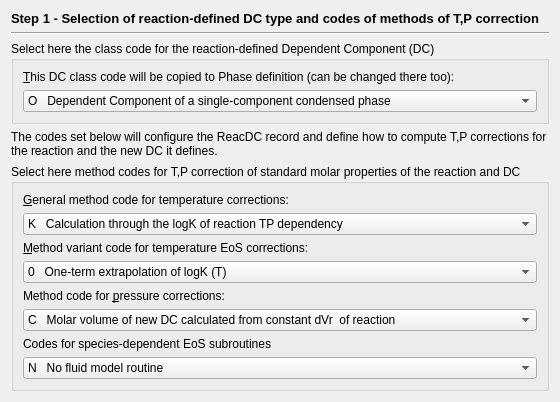
          <widget class="QWidget" name="page">
            <layout class="QVBoxLayout" name="verticalLayout_2">
              <item>
                <widget class="QLabel" name="pageName">
                  <property name="sizePolicy">
                    <sizepolicy hsizetype="Preferred" vsizetype="Fixed">
                      <horstretch>0</horstretch>
                      <verstretch>0</verstretch>
                    </sizepolicy>
                  </property>
                  <property name="font">
                    <font>
                      <pointsize>10</pointsize>
                      <bold>true</bold>
                    </font>
                  </property>
                  <property name="text">
                    <string>Step 1 - Selection of reaction-defined DC type and codes of methods of T,P correction</string>
                  </property>
                </widget>
              </item>
              <item>
                <widget class="Line" name="line">
                  <property name="orientation">
                    <enum>Qt::Horizontal</enum>
                  </property>
                </widget>
              </item>
              <item>
                <widget class="QGroupBox" name="groupBox">
                  <property name="title">
                    <string>Select here the class code for the reaction-defined Dependent Component (DC)</string>
                  </property>
                  <layout class="QVBoxLayout">
                    <item>
                      <widget class="QLabel" name="ModelCodeLabel">
                        <property name="minimumSize">
                          <size>
                            <width>0</width>
                            <height>0</height>
                          </size>
                        </property>
                        <property name="text">
                          <string>&amp;This DC class code will be copied to Phase definition (can be changed there too):</string>
                        </property>
                        <property name="alignment">
                          <set>Qt::AlignBottom</set>
                        </property>
                        <property name="wordWrap">
                          <bool>true</bool>
                        </property>
                        <property name="buddy">
                          <cstring>pPreC</cstring>
                        </property>
                      </widget>
                    </item>
                    <item>
                      <widget class="QComboBox" name="pPreC">
                        <item>
                          <property name="text">
                            <string>O   Dependent Component of a single-component condensed phase</string>
                          </property>
                        </item>
                        <item>
                          <property name="text">
                            <string>T    Hydrogen ion H+</string>
                          </property>
                        </item>
                        <item>
                          <property name="text">
                            <string>E    Electron (aqueous)</string>
                          </property>
                        </item>
                        <item>
                          <property name="text">
                            <string>S    Other aqueous species (ions, complexes and ion pairs)</string>
                          </property>
                        </item>
                        <item>
                          <property name="text">
                            <string>K    Aqueous-surface species (in adsorption site-ligand models)</string>
                          </property>
                        </item>
                        <item>
                          <property name="text">
                            <string>W   Water H2O (solvent in aqueous phase)</string>
                          </property>
                        </item>
                        <item>
                          <property name="text">
                            <string>L     Liquid solvent component of the aqueous phase</string>
                          </property>
                        </item>
                        <item>
                          <property name="text">
                            <string>G    Gas (ideal component)</string>
                          </property>
                        </item>
                        <item>
                          <property name="text">
                            <string>V    H2O (steam) gas (fluid) component</string>
                          </property>
                        </item>
                        <item>
                          <property name="text">
                            <string>C    CO2 (carbon dioxide) gas (fluid) component</string>
                          </property>
                        </item>
                        <item>
                          <property name="text">
                            <string>I     Ideal solution end-member (ideal mixing)</string>
                          </property>
                        </item>
                        <item>
                          <property name="text">
                            <string>M   Major solution independent end-member, also on ClaySor ion exchange</string>
                          </property>
                        </item>
                        <item>
                          <property name="text">
                            <string>J    Junior solution independent end-member, also on ClaySor ion exchange</string>
                          </property>
                        </item>
                        <item>
                          <property name="text">
                            <string>D    Major solution dependent end-member (solvent)</string>
                          </property>
                        </item>
                        <item>
                          <property name="text">
                            <string>F    Junior solution dependent end-member (solute)</string>
                          </property>
                        </item>
                        <item>
                          <property name="text">
                            <string>@    Neutral surface OH functional group in EIL SCM models with SACT</string>
                          </property>
                        </item>
                        <item>
                          <property name="text">
                            <string>X    Inner-sphere surface complex in EIL SCM models with SACT</string>
                          </property>
                        </item>
                        <item>
                          <property name="text">
                            <string>Y    Outer-sphere surface complex in EIL SCM models with SACT</string>
                          </property>
                        </item>
                        <item>
                          <property name="text">
                            <string>Z    Surface complex in site-balance EIL SCM models incl. ClaySorEl</string>
                          </property>
                        </item>
                        <item>
                          <property name="text">
                            <string>Q   Sorbent (major) end-member of sorbent solid solution</string>
                          </property>
                        </item>
                        <item>
                          <property name="text">
                            <string>P    Other (minor) end-member of sorbent solid solution</string>
                          </property>
                        </item>
                        <item>
                          <property name="text">
                            <string>R   Carrier of poly- or oligo-electrolyte</string>
                          </property>
                        </item>
                        <item>
                          <property name="text">
                            <string>A   Strong exchange ion (on permanent charge surface)</string>
                          </property>
                        </item>
                        <item>
                          <property name="text">
                            <string>B   Weak exchange ion (on amphoteric- or permanent charge surface)</string>
                          </property>
                        </item>
                        <item>
                          <property name="text">
                            <string>U   Surface complex on amphoteric (edge) site, ClaySor model</string>
                          </property>
                        </item>
                      </widget>
                    </item>
                  </layout>
                </widget>
              </item>
              <item>
                <widget class="QLabel" name="textLabel10">
                  <property name="sizePolicy">
                    <sizepolicy hsizetype="Preferred" vsizetype="Preferred">
                      <horstretch>0</horstretch>
                      <verstretch>0</verstretch>
                    </sizepolicy>
                  </property>
                  <property name="frameShape">
                    <enum>QFrame::NoFrame</enum>
                  </property>
                  <property name="frameShadow">
                    <enum>QFrame::Plain</enum>
                  </property>
                  <property name="text">
                    <string>The codes set below will configure the ReacDC record and define how to compute T,P corrections for the reaction and the new DC it defines.</string>
                  </property>
                  <property name="textFormat">
                    <enum>Qt::AutoText</enum>
                  </property>
                  <property name="scaledContents">
                    <bool>false</bool>
                  </property>
                  <property name="wordWrap">
                    <bool>true</bool>
                  </property>
                  <property name="margin">
                    <number>0</number>
                  </property>
                  <property name="openExternalLinks">
                    <bool>false</bool>
                  </property>
                </widget>
              </item>
              <item>
                <widget class="QGroupBox" name="groupBox_7">
                  <property name="title">
                    <string>Select here method codes for T,P correction of standard molar properties of the reaction and DC</string>
                  </property>
                  <layout class="QVBoxLayout" name="verticalLayout">
                    <item>
                      <widget class="QLabel" name="AC_modeLabel">
                        <property name="frameShape">
                          <enum>QFrame::NoFrame</enum>
                        </property>
                        <property name="frameShadow">
                          <enum>QFrame::Plain</enum>
                        </property>
                        <property name="text">
                          <string>&amp;General method code for temperature corrections:</string>
                        </property>
                        <property name="alignment">
                          <set>Qt::AlignBottom</set>
                        </property>
                        <property name="wordWrap">
                          <bool>true</bool>
                        </property>
                        <property name="buddy">
                          <cstring>p_pct_1</cstring>
                        </property>
                      </widget>
                    </item>
                    <item>
                      <widget class="QComboBox" name="p_pct_1">
                        <item>
                          <property name="text">
                            <string>K   Calculation through the logK of reaction TP dependency</string>
                          </property>
                        </item>
                        <item>
                          <property name="text">
                            <string>H   Calculation on the basis of revised HKF EoS (reserved)</string>
                          </property>
                        </item>
                        <item>
                          <property name="text">
                            <string>C   Calculation on the basis of standard S0  and Cp0  integration</string>
                          </property>
                        </item>
                        <item>
                          <property name="text">
                            <string>I    Calculation of thermodynamic properties for isotopic forms of compounds</string>
                          </property>
                        </item>
                      </widget>
                    </item>
                    <item>
                      <widget class="QLabel" name="DcEqModeLabel">
                        <property name="frameShape">
                          <enum>QFrame::NoFrame</enum>
                        </property>
                        <property name="frameShadow">
                          <enum>QFrame::Plain</enum>
                        </property>
                        <property name="text">
                          <string>&amp;Method variant code for temperature EoS corrections:</string>
                        </property>
                        <property name="alignment">
                          <set>Qt::AlignBottom</set>
                        </property>
                        <property name="wordWrap">
                          <bool>true</bool>
                        </property>
                        <property name="buddy">
                          <cstring>p_pct_2</cstring>
                        </property>
                      </widget>
                    </item>
                    <item>
                      <widget class="QComboBox" name="p_pct_2">
                        <item>
                          <property name="text">
                            <string>0   One-term extrapolation of logK (T) </string>
                          </property>
                        </item>
                        <item>
                          <property name="text">
                            <string>1   One-term extrapolation of logK (T) assuming dGr (T) constant</string>
                          </property>
                        </item>
                        <item>
                          <property name="text">
                            <string>2   Two-term extrapolation of logK (T) </string>
                          </property>
                        </item>
                        <item>
                          <property name="text">
                            <string>3   Three-term extrapolation of logK (T) at dCpr (T) = const</string>
                          </property>
                        </item>
                        <item>
                          <property name="text">
                            <string>L    Calculation of logK (T) for reactions from 7 empirical coefficients</string>
                          </property>
                        </item>
                        <item>
                          <property name="text">
                            <string>X   Calculation of logK (T) for reactions from 5 empirical Cp coefficients</string>
                          </property>
                        </item>
                        <item>
                          <property name="text">
                            <string>Z   Lagrange polynomial interpolation of discrete logK (P,T) values</string>
                          </property>
                        </item>
                        <item>
                          <property name="text">
                            <string>R   Calculation of logK, dSr, dCpr, dVr using Marshall-Franck density model</string>
                          </property>
                        </item>
                        <item>
                          <property name="text">
                            <string>Y   Calculation of logK, dSr, dCpr, dVr using modified Ryzhenko-Bryzgalin model</string>
                          </property>
                        </item>
                        <item>
                          <property name="text">
                            <string>G   Calculation of standard Gibbs energy function g0T for isotopic forms of compounds</string>
                          </property>
                        </item>
                        <item>
                          <property name="text">
                            <string>S   Calculation of g0T, h0T, S0T from standard entropy integration</string>
                          </property>
                        </item>
                        <item>
                          <property name="text">
                            <string>E   Pronsprep97 - prediction of properties for aqueous hydroxide complexes</string>
                          </property>
                        </item>
                        <item>
                          <property name="text">
                            <string>W  Calculation of properties of H2O liquid and vapor (reserved) </string>
                          </property>
                        </item>
                        <item>
                          <property name="text">
                            <string>K   Calculation using HKF EoS coefficients (reserved)</string>
                          </property>
                        </item>
                      </widget>
                    </item>
                    <item>
                      <widget class="QLabel" name="PhEqModeLabel">
                        <property name="text">
                          <string>Method code for &amp;pressure corrections:</string>
                        </property>
                        <property name="alignment">
                          <set>Qt::AlignBottom</set>
                        </property>
                        <property name="wordWrap">
                          <bool>true</bool>
                        </property>
                        <property name="buddy">
                          <cstring>p_pct_3</cstring>
                        </property>
                      </widget>
                    </item>
                    <item>
                      <widget class="QComboBox" name="p_pct_3">
                        <item>
                          <property name="text">
                            <string>C   Molar volume of new DC calculated from constant dVr  of reaction</string>
                          </property>
                        </item>
                        <item>
                          <property name="text">
                            <string>N   No pressure correction to be done (solids constant molar volume inherent)</string>
                          </property>
                        </item>
                        <item>
                          <property name="text">
                            <string>Z   Lagrange polynomial interpolation of discrete logK (P,T)</string>
                          </property>
                        </item>
                        <item>
                          <property name="text">
                            <string>0   Account for pressure dependence is inherent</string>
                          </property>
                        </item>
                        <item>
                          <property name="text">
                            <string>K   Molar volume is calculated from 5 empirical coefficients</string>
                          </property>
                        </item>
                        <item>
                          <property name="text">
                            <string>E   Molar volume V (T,P )  increment to V0 (reserved)</string>
                          </property>
                        </item>
                        <item>
                          <property name="text">
                            <string>F   Pressure corrections for the properties of H2O liquid (reserved)</string>
                          </property>
                        </item>
                        <item>
                          <property name="text">
                            <string>P   Pronsprep97: prediction of standard state data for aqueous metal complexes</string>
                          </property>
                        </item>
                      </widget>
                    </item>
                    <item>
                      <widget class="QLabel" name="PhEqModeLabel_2">
                        <property name="text">
                          <string>Codes for species-dependent EoS subroutines</string>
                        </property>
                        <property name="alignment">
                          <set>Qt::AlignBottom</set>
                        </property>
                        <property name="wordWrap">
                          <bool>true</bool>
                        </property>
                        <property name="buddy">
                          <cstring>p_pct_3</cstring>
                        </property>
                      </widget>
                    </item>
                    <item>
                      <widget class="QComboBox" name="p_pct_4">
                        <item>
                          <property name="text">
                            <string>N   No fluid model routine</string>
                          </property>
                        </item>
                        <item>
                          <property name="text">
                            <string>G   Generic fluid model routine</string>
                          </property>
                        </item>
                        <item>
                          <property name="text">
                            <string>V   Subroutine for H2O fluid</string>
                          </property>
                        </item>
                        <item>
                          <property name="text">
                            <string>C   Subroutine for CO2 fluid</string>
                          </property>
                        </item>
                        <item>
                          <property name="text">
                            <string>M   Subroutine for CH4 fluid</string>
                          </property>
                        </item>
                        <item>
                          <property name="text">
                            <string>T   Subroutine for N2 fluid</string>
                          </property>
                        </item>
                        <item>
                          <property name="text">
                            <string>H   Subroutine for H2 fluid</string>
                          </property>
                        </item>
                        <item>
                          <property name="text">
                            <string>O   Subroutine for O2 fluid</string>
                          </property>
                        </item>
                        <item>
                          <property name="text">
                            <string>A   Subroutine for Ar fluid</string>
                          </property>
                        </item>
                        <item>
                          <property name="text">
                            <string>P   Subroutine for polar fluids</string>
                          </property>
                        </item>
                        <item>
                          <property name="text">
                            <string>Q  Subroutine for nonpolar fluids</string>
                          </property>
                        </item>
                      </widget>
                    </item>
                  </layout>
                </widget>
              </item>
            </layout>
          </widget>
